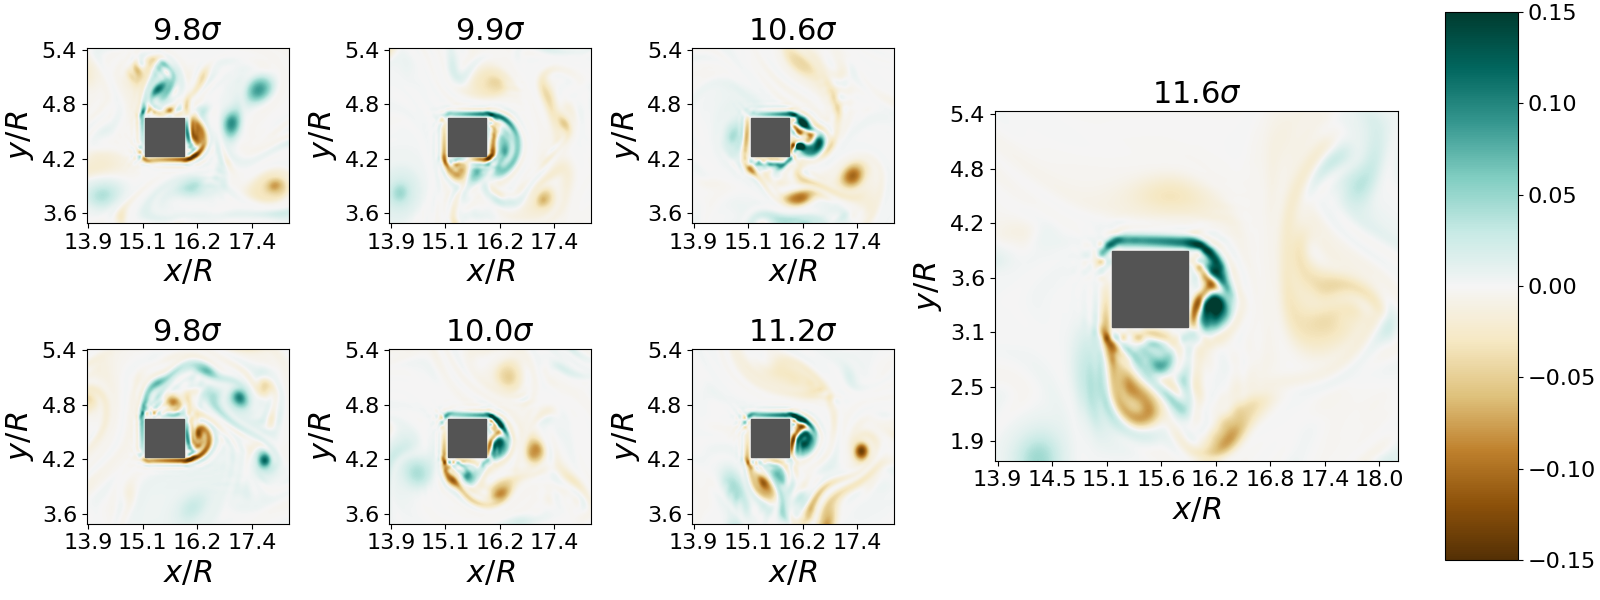

Python code for this plot:
# Produces a figure illustrating the vorticity field at the moment of peak drag for 7 events.
# The figure consists of 7 axes. One axes is four times bigger as the others, and contains 
# annotations
import numpy as np
import csv
import matplotlib.pyplot as plt
from matplotlib.patches import Rectangle
from os.path import abspath, dirname, join, basename, splitext

Dx = 513
Dy = 129
N = Dx*Dy
F = np.zeros(104)
idx = np.zeros(104)
prefix = '/home/tlestang/transition_hdd/thibault/These/lbm_code/seq/draft/etude_dynamique/instant_events/'
# Files extremes.csv contains the index of the events and the corresponding
# peak drag amplitude, in units of sigma
# First row is lowest fluctuation
with open(prefix+'extremes.csv', mode='r') as extremes_file:
        extremes_reader = csv.reader(extremes_file, delimiter=',')
        line_count=0
        for row in extremes_reader:
            idx[line_count]=row[0]
            F[line_count]=row[1]
            line_count += 1

fig = plt.figure(figsize=(16,6),constrained_layout=True)
# Declares a 2x5 grid.
# the last axes spans 4 cells
grid = plt.GridSpec(2, 5, figure=fig)
for i in range(0,4):
    plt.subplot(grid[0,i])
    plt.subplot(grid[1,i])
plt.subplot(grid[0:,3:])

fig = plt.gcf()
ax_list = fig.axes
Nevents = len(ax_list)

for i in range(0,Nevents):
        path_to_file_ux = prefix+'event_{:d}_feb/ux.dat'.format(int(idx[Nevents-i-1]+1))
        path_to_file_uy = prefix+'event_{:d}_feb/uy.dat'.format(int(idx[Nevents-i-1]+1))

        # Opens the files and jump to peak drag
        # (middle of timeseries)
        fx = open(path_to_file_ux, "rb")  # reopen the file
        fy = open(path_to_file_uy, "rb")  # reopen the file
        fx.seek(49*N*8, 0)  
        fy.seek(49*N*8, 0)  

        # Get velocity fields
        ux = np.fromfile(fx, float, N, "")
        ux = np.reshape(ux, (129,513), 'F')
        uy = np.fromfile(fy, float, N, "")
        uy = np.reshape(uy, (129,513), 'F')
    
        ymin=32;ymax=96
        xmin=236;xmax=310
        # Compute vorticity using finite-differences
        dxy = (uy[ymin:ymax, xmin+1:xmax+1] - uy[ymin:ymax, xmin-1:xmax-1])*0.5
        dyx = (ux[ymin+1:ymax+1, xmin:xmax] - ux[ymin-1:ymax-1, xmin:xmax])*0.5
        vort = dxy - dyx
        # The sign of the vorticity is wrong if using a right-handed coord. system.
        # The velocity field should probably be flipped upside-down
        vort = - vort

        # Print fluctuation amplitude as title
        tit='{:2.1f}$\\sigma$'.format(F[Nevents-i-1])
        ax_list[i].set_title(tit,fontsize=22)
        # Print vorticity field
        im=ax_list[i].imshow(vort, interpolation='spline36', cmap='BrBG', vmin=-0.15, vmax=0.15)
        # Adds a filled Rectangle to mark the square obstacle
        rect = ax_list[i].add_artist(Rectangle((21,25), 14, 14))
        rect.set_color('#545454')

        # Write ticks and labels
        xticks = ax_list[i].get_xticks()
        xticks[:] = [(x+xmin) / 17 for x in xticks]
        xticklabels = ['{:2.1f}'.format(x) for x in xticks]
        ax_list[i].set_xticklabels(xticklabels, fontsize=16)
        yticks = ax_list[i].get_yticks()
        yticks[:] = [(x+ymin) / 17 for x in yticks]
        yticklabels = ['{:2.1f}'.format(x) for x in yticks]
        ax_list[i].set_yticklabels(yticklabels[::-1], fontsize=16)

        ax_list[i].set_xlabel(r'$x/R$',fontsize=22)
        ax_list[i].set_ylabel(r'$y/R$',fontsize=22)

cbar=fig.colorbar(im, ax=ax_list)
cbar.ax.tick_params(labelsize=16)

fname = join(
    abspath(dirname(__file__)), basename(splitext(__file__)[0]) + ".eps"
    )
plt.savefig(fname)

plt.show()
            
